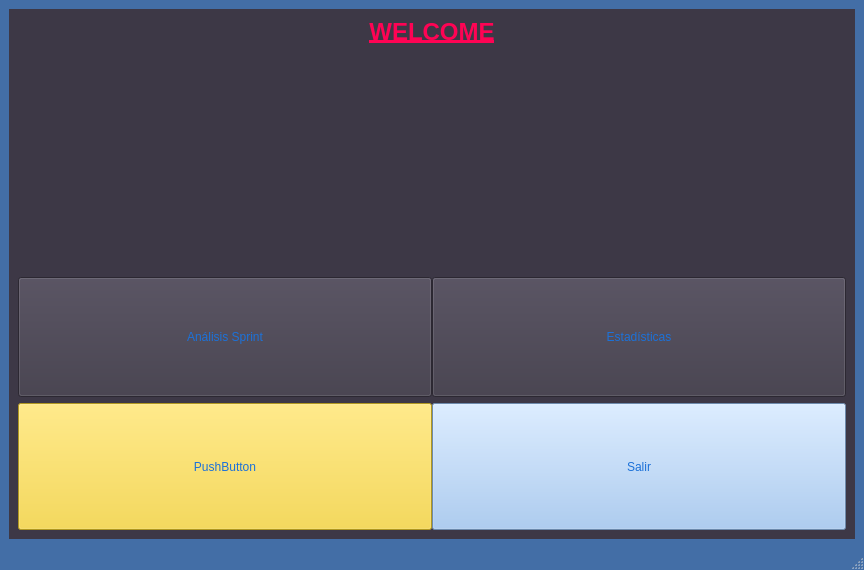
<?xml version="1.0" encoding="UTF-8"?>
<ui version="4.0">
 <class>VistaInicio</class>
 <widget class="QMainWindow" name="VistaInicio">
  <property name="geometry">
   <rect>
    <x>0</x>
    <y>0</y>
    <width>864</width>
    <height>570</height>
   </rect>
  </property>
  <property name="palette">
   <palette>
    <active>
     <colorrole role="WindowText">
      <brush brushstyle="SolidPattern">
       <color alpha="255">
        <red>28</red>
        <green>113</green>
        <blue>216</blue>
       </color>
      </brush>
     </colorrole>
     <colorrole role="Button">
      <brush brushstyle="SolidPattern">
       <color alpha="122">
        <red>64</red>
        <green>155</green>
        <blue>191</blue>
       </color>
      </brush>
     </colorrole>
     <colorrole role="Light">
      <brush brushstyle="SolidPattern">
       <color alpha="255">
        <red>100</red>
        <green>165</green>
        <blue>249</blue>
       </color>
      </brush>
     </colorrole>
     <colorrole role="Midlight">
      <brush brushstyle="SolidPattern">
       <color alpha="255">
        <red>83</red>
        <green>137</green>
        <blue>207</blue>
       </color>
      </brush>
     </colorrole>
     <colorrole role="Dark">
      <brush brushstyle="SolidPattern">
       <color alpha="255">
        <red>33</red>
        <green>55</green>
        <blue>83</blue>
       </color>
      </brush>
     </colorrole>
     <colorrole role="Mid">
      <brush brushstyle="SolidPattern">
       <color alpha="255">
        <red>45</red>
        <green>73</green>
        <blue>110</blue>
       </color>
      </brush>
     </colorrole>
     <colorrole role="Text">
      <brush brushstyle="SolidPattern">
       <color alpha="255">
        <red>28</red>
        <green>113</green>
        <blue>216</blue>
       </color>
      </brush>
     </colorrole>
     <colorrole role="BrightText">
      <brush brushstyle="SolidPattern">
       <color alpha="255">
        <red>255</red>
        <green>255</green>
        <blue>255</blue>
       </color>
      </brush>
     </colorrole>
     <colorrole role="ButtonText">
      <brush brushstyle="SolidPattern">
       <color alpha="255">
        <red>28</red>
        <green>113</green>
        <blue>216</blue>
       </color>
      </brush>
     </colorrole>
     <colorrole role="Base">
      <brush brushstyle="SolidPattern">
       <color alpha="255">
        <red>255</red>
        <green>255</green>
        <blue>255</blue>
       </color>
      </brush>
     </colorrole>
     <colorrole role="Window">
      <brush brushstyle="SolidPattern">
       <color alpha="255">
        <red>67</red>
        <green>110</green>
        <blue>166</blue>
       </color>
      </brush>
     </colorrole>
     <colorrole role="Shadow">
      <brush brushstyle="SolidPattern">
       <color alpha="255">
        <red>0</red>
        <green>0</green>
        <blue>0</blue>
       </color>
      </brush>
     </colorrole>
     <colorrole role="AlternateBase">
      <brush brushstyle="SolidPattern">
       <color alpha="255">
        <red>161</red>
        <green>182</green>
        <blue>210</blue>
       </color>
      </brush>
     </colorrole>
     <colorrole role="ToolTipBase">
      <brush brushstyle="SolidPattern">
       <color alpha="255">
        <red>255</red>
        <green>255</green>
        <blue>220</blue>
       </color>
      </brush>
     </colorrole>
     <colorrole role="ToolTipText">
      <brush brushstyle="SolidPattern">
       <color alpha="255">
        <red>0</red>
        <green>0</green>
        <blue>0</blue>
       </color>
      </brush>
     </colorrole>
     <colorrole role="PlaceholderText">
      <brush brushstyle="SolidPattern">
       <color alpha="255">
        <red>28</red>
        <green>113</green>
        <blue>216</blue>
       </color>
      </brush>
     </colorrole>
    </active>
    <inactive>
     <colorrole role="WindowText">
      <brush brushstyle="SolidPattern">
       <color alpha="255">
        <red>28</red>
        <green>113</green>
        <blue>216</blue>
       </color>
      </brush>
     </colorrole>
     <colorrole role="Button">
      <brush brushstyle="SolidPattern">
       <color alpha="122">
        <red>64</red>
        <green>155</green>
        <blue>191</blue>
       </color>
      </brush>
     </colorrole>
     <colorrole role="Light">
      <brush brushstyle="SolidPattern">
       <color alpha="255">
        <red>100</red>
        <green>165</green>
        <blue>249</blue>
       </color>
      </brush>
     </colorrole>
     <colorrole role="Midlight">
      <brush brushstyle="SolidPattern">
       <color alpha="255">
        <red>83</red>
        <green>137</green>
        <blue>207</blue>
       </color>
      </brush>
     </colorrole>
     <colorrole role="Dark">
      <brush brushstyle="SolidPattern">
       <color alpha="255">
        <red>33</red>
        <green>55</green>
        <blue>83</blue>
       </color>
      </brush>
     </colorrole>
     <colorrole role="Mid">
      <brush brushstyle="SolidPattern">
       <color alpha="255">
        <red>45</red>
        <green>73</green>
        <blue>110</blue>
       </color>
      </brush>
     </colorrole>
     <colorrole role="Text">
      <brush brushstyle="SolidPattern">
       <color alpha="255">
        <red>28</red>
        <green>113</green>
        <blue>216</blue>
       </color>
      </brush>
     </colorrole>
     <colorrole role="BrightText">
      <brush brushstyle="SolidPattern">
       <color alpha="255">
        <red>255</red>
        <green>255</green>
        <blue>255</blue>
       </color>
      </brush>
     </colorrole>
     <colorrole role="ButtonText">
      <brush brushstyle="SolidPattern">
       <color alpha="255">
        <red>28</red>
        <green>113</green>
        <blue>216</blue>
       </color>
      </brush>
     </colorrole>
     <colorrole role="Base">
      <brush brushstyle="SolidPattern">
       <color alpha="255">
        <red>255</red>
        <green>255</green>
        <blue>255</blue>
       </color>
      </brush>
     </colorrole>
     <colorrole role="Window">
      <brush brushstyle="SolidPattern">
       <color alpha="255">
        <red>67</red>
        <green>110</green>
        <blue>166</blue>
       </color>
      </brush>
     </colorrole>
     <colorrole role="Shadow">
      <brush brushstyle="SolidPattern">
       <color alpha="255">
        <red>0</red>
        <green>0</green>
        <blue>0</blue>
       </color>
      </brush>
     </colorrole>
     <colorrole role="AlternateBase">
      <brush brushstyle="SolidPattern">
       <color alpha="255">
        <red>161</red>
        <green>182</green>
        <blue>210</blue>
       </color>
      </brush>
     </colorrole>
     <colorrole role="ToolTipBase">
      <brush brushstyle="SolidPattern">
       <color alpha="255">
        <red>255</red>
        <green>255</green>
        <blue>220</blue>
       </color>
      </brush>
     </colorrole>
     <colorrole role="ToolTipText">
      <brush brushstyle="SolidPattern">
       <color alpha="255">
        <red>0</red>
        <green>0</green>
        <blue>0</blue>
       </color>
      </brush>
     </colorrole>
     <colorrole role="PlaceholderText">
      <brush brushstyle="SolidPattern">
       <color alpha="255">
        <red>28</red>
        <green>113</green>
        <blue>216</blue>
       </color>
      </brush>
     </colorrole>
    </inactive>
    <disabled>
     <colorrole role="WindowText">
      <brush brushstyle="SolidPattern">
       <color alpha="255">
        <red>28</red>
        <green>113</green>
        <blue>216</blue>
       </color>
      </brush>
     </colorrole>
     <colorrole role="Button">
      <brush brushstyle="SolidPattern">
       <color alpha="122">
        <red>64</red>
        <green>155</green>
        <blue>191</blue>
       </color>
      </brush>
     </colorrole>
     <colorrole role="Light">
      <brush brushstyle="SolidPattern">
       <color alpha="255">
        <red>100</red>
        <green>165</green>
        <blue>249</blue>
       </color>
      </brush>
     </colorrole>
     <colorrole role="Midlight">
      <brush brushstyle="SolidPattern">
       <color alpha="255">
        <red>83</red>
        <green>137</green>
        <blue>207</blue>
       </color>
      </brush>
     </colorrole>
     <colorrole role="Dark">
      <brush brushstyle="SolidPattern">
       <color alpha="255">
        <red>33</red>
        <green>55</green>
        <blue>83</blue>
       </color>
      </brush>
     </colorrole>
     <colorrole role="Mid">
      <brush brushstyle="SolidPattern">
       <color alpha="255">
        <red>45</red>
        <green>73</green>
        <blue>110</blue>
       </color>
      </brush>
     </colorrole>
     <colorrole role="Text">
      <brush brushstyle="SolidPattern">
       <color alpha="255">
        <red>28</red>
        <green>113</green>
        <blue>216</blue>
       </color>
      </brush>
     </colorrole>
     <colorrole role="BrightText">
      <brush brushstyle="SolidPattern">
       <color alpha="255">
        <red>255</red>
        <green>255</green>
        <blue>255</blue>
       </color>
      </brush>
     </colorrole>
     <colorrole role="ButtonText">
      <brush brushstyle="SolidPattern">
       <color alpha="255">
        <red>28</red>
        <green>113</green>
        <blue>216</blue>
       </color>
      </brush>
     </colorrole>
     <colorrole role="Base">
      <brush brushstyle="SolidPattern">
       <color alpha="255">
        <red>67</red>
        <green>110</green>
        <blue>166</blue>
       </color>
      </brush>
     </colorrole>
     <colorrole role="Window">
      <brush brushstyle="SolidPattern">
       <color alpha="255">
        <red>67</red>
        <green>110</green>
        <blue>166</blue>
       </color>
      </brush>
     </colorrole>
     <colorrole role="Shadow">
      <brush brushstyle="SolidPattern">
       <color alpha="255">
        <red>0</red>
        <green>0</green>
        <blue>0</blue>
       </color>
      </brush>
     </colorrole>
     <colorrole role="AlternateBase">
      <brush brushstyle="SolidPattern">
       <color alpha="255">
        <red>67</red>
        <green>110</green>
        <blue>166</blue>
       </color>
      </brush>
     </colorrole>
     <colorrole role="ToolTipBase">
      <brush brushstyle="SolidPattern">
       <color alpha="255">
        <red>255</red>
        <green>255</green>
        <blue>220</blue>
       </color>
      </brush>
     </colorrole>
     <colorrole role="ToolTipText">
      <brush brushstyle="SolidPattern">
       <color alpha="255">
        <red>0</red>
        <green>0</green>
        <blue>0</blue>
       </color>
      </brush>
     </colorrole>
     <colorrole role="PlaceholderText">
      <brush brushstyle="SolidPattern">
       <color alpha="255">
        <red>28</red>
        <green>113</green>
        <blue>216</blue>
       </color>
      </brush>
     </colorrole>
    </disabled>
   </palette>
  </property>
  <property name="windowTitle">
   <string>MainWindow</string>
  </property>
  <property name="autoFillBackground">
   <bool>true</bool>
  </property>
  <property name="styleSheet">
   <string notr="true">color: rgb(28, 113, 216);
</string>
  </property>
  <widget class="QWidget" name="centralwidget">
   <property name="styleSheet">
    <string notr="true"/>
   </property>
   <layout class="QVBoxLayout" name="verticalLayout_3">
    <item>
     <widget class="QWidget" name="widget" native="true">
      <property name="autoFillBackground">
       <bool>false</bool>
      </property>
      <property name="styleSheet">
       <string notr="true">background-color: rgb(61, 56, 70);</string>
      </property>
      <layout class="QVBoxLayout" name="verticalLayout_2">
       <item>
        <widget class="QLabel" name="welcome">
         <property name="sizePolicy">
          <sizepolicy hsizetype="Preferred" vsizetype="Expanding">
           <horstretch>0</horstretch>
           <verstretch>0</verstretch>
          </sizepolicy>
         </property>
         <property name="autoFillBackground">
          <bool>false</bool>
         </property>
         <property name="styleSheet">
          <string notr="true">background-image: url(:/hola/Captura desde 2024-04-06 18-51-22.png);</string>
         </property>
         <property name="frameShape">
          <enum>QFrame::NoFrame</enum>
         </property>
         <property name="text">
          <string>&lt;html&gt;&lt;head/&gt;&lt;body&gt;&lt;p align=&quot;center&quot;&gt;&lt;span style=&quot; font-size:18pt; font-weight:600; text-decoration: underline; color:#ff0354;&quot;&gt;WELCOME&lt;/span&gt;&lt;/p&gt;&lt;/body&gt;&lt;/html&gt;</string>
         </property>
         <property name="scaledContents">
          <bool>false</bool>
         </property>
         <property name="alignment">
          <set>Qt::AlignLeading|Qt::AlignLeft|Qt::AlignTop</set>
         </property>
         <property name="margin">
          <number>13</number>
         </property>
        </widget>
       </item>
       <item>
        <layout class="QVBoxLayout" name="verticalLayout">
         <item>
          <layout class="QHBoxLayout" name="horizontalLayout">
           <property name="spacing">
            <number>0</number>
           </property>
           <item>
            <widget class="QPushButton" name="sprintAnalysisButton">
             <property name="sizePolicy">
              <sizepolicy hsizetype="Minimum" vsizetype="Expanding">
               <horstretch>0</horstretch>
               <verstretch>0</verstretch>
              </sizepolicy>
             </property>
             <property name="maximumSize">
              <size>
               <width>16777215</width>
               <height>120</height>
              </size>
             </property>
             <property name="palette">
              <palette>
               <active>
                <colorrole role="WindowText">
                 <brush brushstyle="SolidPattern">
                  <color alpha="255">
                   <red>28</red>
                   <green>113</green>
                   <blue>216</blue>
                  </color>
                 </brush>
                </colorrole>
                <colorrole role="Button">
                 <brush brushstyle="SolidPattern">
                  <color alpha="255">
                   <red>61</red>
                   <green>56</green>
                   <blue>70</blue>
                  </color>
                 </brush>
                </colorrole>
                <colorrole role="Text">
                 <brush brushstyle="SolidPattern">
                  <color alpha="255">
                   <red>28</red>
                   <green>113</green>
                   <blue>216</blue>
                  </color>
                 </brush>
                </colorrole>
                <colorrole role="ButtonText">
                 <brush brushstyle="SolidPattern">
                  <color alpha="255">
                   <red>28</red>
                   <green>113</green>
                   <blue>216</blue>
                  </color>
                 </brush>
                </colorrole>
                <colorrole role="Base">
                 <brush brushstyle="SolidPattern">
                  <color alpha="255">
                   <red>61</red>
                   <green>56</green>
                   <blue>70</blue>
                  </color>
                 </brush>
                </colorrole>
                <colorrole role="Window">
                 <brush brushstyle="SolidPattern">
                  <color alpha="255">
                   <red>61</red>
                   <green>56</green>
                   <blue>70</blue>
                  </color>
                 </brush>
                </colorrole>
                <colorrole role="PlaceholderText">
                 <brush brushstyle="SolidPattern">
                  <color alpha="255">
                   <red>28</red>
                   <green>113</green>
                   <blue>216</blue>
                  </color>
                 </brush>
                </colorrole>
               </active>
               <inactive>
                <colorrole role="WindowText">
                 <brush brushstyle="SolidPattern">
                  <color alpha="255">
                   <red>28</red>
                   <green>113</green>
                   <blue>216</blue>
                  </color>
                 </brush>
                </colorrole>
                <colorrole role="Button">
                 <brush brushstyle="SolidPattern">
                  <color alpha="255">
                   <red>61</red>
                   <green>56</green>
                   <blue>70</blue>
                  </color>
                 </brush>
                </colorrole>
                <colorrole role="Text">
                 <brush brushstyle="SolidPattern">
                  <color alpha="255">
                   <red>28</red>
                   <green>113</green>
                   <blue>216</blue>
                  </color>
                 </brush>
                </colorrole>
                <colorrole role="ButtonText">
                 <brush brushstyle="SolidPattern">
                  <color alpha="255">
                   <red>28</red>
                   <green>113</green>
                   <blue>216</blue>
                  </color>
                 </brush>
                </colorrole>
                <colorrole role="Base">
                 <brush brushstyle="SolidPattern">
                  <color alpha="255">
                   <red>61</red>
                   <green>56</green>
                   <blue>70</blue>
                  </color>
                 </brush>
                </colorrole>
                <colorrole role="Window">
                 <brush brushstyle="SolidPattern">
                  <color alpha="255">
                   <red>61</red>
                   <green>56</green>
                   <blue>70</blue>
                  </color>
                 </brush>
                </colorrole>
                <colorrole role="PlaceholderText">
                 <brush brushstyle="SolidPattern">
                  <color alpha="255">
                   <red>28</red>
                   <green>113</green>
                   <blue>216</blue>
                  </color>
                 </brush>
                </colorrole>
               </inactive>
               <disabled>
                <colorrole role="WindowText">
                 <brush brushstyle="SolidPattern">
                  <color alpha="255">
                   <red>28</red>
                   <green>113</green>
                   <blue>216</blue>
                  </color>
                 </brush>
                </colorrole>
                <colorrole role="Button">
                 <brush brushstyle="SolidPattern">
                  <color alpha="255">
                   <red>61</red>
                   <green>56</green>
                   <blue>70</blue>
                  </color>
                 </brush>
                </colorrole>
                <colorrole role="Text">
                 <brush brushstyle="SolidPattern">
                  <color alpha="255">
                   <red>28</red>
                   <green>113</green>
                   <blue>216</blue>
                  </color>
                 </brush>
                </colorrole>
                <colorrole role="ButtonText">
                 <brush brushstyle="SolidPattern">
                  <color alpha="255">
                   <red>28</red>
                   <green>113</green>
                   <blue>216</blue>
                  </color>
                 </brush>
                </colorrole>
                <colorrole role="Base">
                 <brush brushstyle="SolidPattern">
                  <color alpha="255">
                   <red>61</red>
                   <green>56</green>
                   <blue>70</blue>
                  </color>
                 </brush>
                </colorrole>
                <colorrole role="Window">
                 <brush brushstyle="SolidPattern">
                  <color alpha="255">
                   <red>61</red>
                   <green>56</green>
                   <blue>70</blue>
                  </color>
                 </brush>
                </colorrole>
                <colorrole role="PlaceholderText">
                 <brush brushstyle="SolidPattern">
                  <color alpha="255">
                   <red>28</red>
                   <green>113</green>
                   <blue>216</blue>
                  </color>
                 </brush>
                </colorrole>
               </disabled>
              </palette>
             </property>
             <property name="font">
              <font>
               <family>Ubuntu</family>
              </font>
             </property>
             <property name="focusPolicy">
              <enum>Qt::NoFocus</enum>
             </property>
             <property name="contextMenuPolicy">
              <enum>Qt::NoContextMenu</enum>
             </property>
             <property name="acceptDrops">
              <bool>false</bool>
             </property>
             <property name="autoFillBackground">
              <bool>false</bool>
             </property>
             <property name="styleSheet">
              <string notr="true">border-image: url(:/hola/Boton analisys_hover.png);</string>
             </property>
             <property name="inputMethodHints">
              <set>Qt::ImhNone</set>
             </property>
             <property name="text">
              <string>Análisis Sprint</string>
             </property>
             <property name="checkable">
              <bool>false</bool>
             </property>
             <property name="checked">
              <bool>false</bool>
             </property>
             <property name="autoRepeat">
              <bool>false</bool>
             </property>
             <property name="autoExclusive">
              <bool>false</bool>
             </property>
             <property name="autoDefault">
              <bool>false</bool>
             </property>
             <property name="default">
              <bool>false</bool>
             </property>
             <property name="flat">
              <bool>false</bool>
             </property>
            </widget>
           </item>
           <item>
            <widget class="QPushButton" name="statsButton">
             <property name="sizePolicy">
              <sizepolicy hsizetype="Preferred" vsizetype="Expanding">
               <horstretch>0</horstretch>
               <verstretch>0</verstretch>
              </sizepolicy>
             </property>
             <property name="maximumSize">
              <size>
               <width>16777215</width>
               <height>120</height>
              </size>
             </property>
             <property name="mouseTracking">
              <bool>true</bool>
             </property>
             <property name="tabletTracking">
              <bool>true</bool>
             </property>
             <property name="focusPolicy">
              <enum>Qt::StrongFocus</enum>
             </property>
             <property name="accessibleName">
              <string/>
             </property>
             <property name="autoFillBackground">
              <bool>false</bool>
             </property>
             <property name="styleSheet">
              <string notr="true">border-image: url(:/hola/Boton estasdistcas_hover.png);</string>
             </property>
             <property name="text">
              <string>Estadísticas</string>
             </property>
             <property name="flat">
              <bool>false</bool>
             </property>
            </widget>
           </item>
          </layout>
         </item>
         <item>
          <layout class="QHBoxLayout" name="horizontalLayout_2">
           <property name="spacing">
            <number>0</number>
           </property>
           <item>
            <widget class="QPushButton" name="pushButton">
             <property name="sizePolicy">
              <sizepolicy hsizetype="Minimum" vsizetype="Expanding">
               <horstretch>0</horstretch>
               <verstretch>0</verstretch>
              </sizepolicy>
             </property>
             <property name="styleSheet">
              <string notr="true">background-color: rgb(246, 211, 45);</string>
             </property>
             <property name="text">
              <string>PushButton</string>
             </property>
            </widget>
           </item>
           <item>
            <widget class="QPushButton" name="exitButton">
             <property name="sizePolicy">
              <sizepolicy hsizetype="Minimum" vsizetype="Expanding">
               <horstretch>0</horstretch>
               <verstretch>0</verstretch>
              </sizepolicy>
             </property>
             <property name="palette">
              <palette>
               <active>
                <colorrole role="WindowText">
                 <brush brushstyle="SolidPattern">
                  <color alpha="255">
                   <red>28</red>
                   <green>113</green>
                   <blue>216</blue>
                  </color>
                 </brush>
                </colorrole>
                <colorrole role="Button">
                 <brush brushstyle="SolidPattern">
                  <color alpha="255">
                   <red>153</red>
                   <green>193</green>
                   <blue>241</blue>
                  </color>
                 </brush>
                </colorrole>
                <colorrole role="Text">
                 <brush brushstyle="SolidPattern">
                  <color alpha="255">
                   <red>28</red>
                   <green>113</green>
                   <blue>216</blue>
                  </color>
                 </brush>
                </colorrole>
                <colorrole role="ButtonText">
                 <brush brushstyle="SolidPattern">
                  <color alpha="255">
                   <red>28</red>
                   <green>113</green>
                   <blue>216</blue>
                  </color>
                 </brush>
                </colorrole>
                <colorrole role="Base">
                 <brush brushstyle="SolidPattern">
                  <color alpha="255">
                   <red>153</red>
                   <green>193</green>
                   <blue>241</blue>
                  </color>
                 </brush>
                </colorrole>
                <colorrole role="Window">
                 <brush brushstyle="SolidPattern">
                  <color alpha="255">
                   <red>153</red>
                   <green>193</green>
                   <blue>241</blue>
                  </color>
                 </brush>
                </colorrole>
                <colorrole role="PlaceholderText">
                 <brush brushstyle="SolidPattern">
                  <color alpha="255">
                   <red>28</red>
                   <green>113</green>
                   <blue>216</blue>
                  </color>
                 </brush>
                </colorrole>
               </active>
               <inactive>
                <colorrole role="WindowText">
                 <brush brushstyle="SolidPattern">
                  <color alpha="255">
                   <red>28</red>
                   <green>113</green>
                   <blue>216</blue>
                  </color>
                 </brush>
                </colorrole>
                <colorrole role="Button">
                 <brush brushstyle="SolidPattern">
                  <color alpha="255">
                   <red>153</red>
                   <green>193</green>
                   <blue>241</blue>
                  </color>
                 </brush>
                </colorrole>
                <colorrole role="Text">
                 <brush brushstyle="SolidPattern">
                  <color alpha="255">
                   <red>28</red>
                   <green>113</green>
                   <blue>216</blue>
                  </color>
                 </brush>
                </colorrole>
                <colorrole role="ButtonText">
                 <brush brushstyle="SolidPattern">
                  <color alpha="255">
                   <red>28</red>
                   <green>113</green>
                   <blue>216</blue>
                  </color>
                 </brush>
                </colorrole>
                <colorrole role="Base">
                 <brush brushstyle="SolidPattern">
                  <color alpha="255">
                   <red>153</red>
                   <green>193</green>
                   <blue>241</blue>
                  </color>
                 </brush>
                </colorrole>
                <colorrole role="Window">
                 <brush brushstyle="SolidPattern">
                  <color alpha="255">
                   <red>153</red>
                   <green>193</green>
                   <blue>241</blue>
                  </color>
                 </brush>
                </colorrole>
                <colorrole role="PlaceholderText">
                 <brush brushstyle="SolidPattern">
                  <color alpha="255">
                   <red>28</red>
                   <green>113</green>
                   <blue>216</blue>
                  </color>
                 </brush>
                </colorrole>
               </inactive>
               <disabled>
                <colorrole role="WindowText">
                 <brush brushstyle="SolidPattern">
                  <color alpha="255">
                   <red>28</red>
                   <green>113</green>
                   <blue>216</blue>
                  </color>
                 </brush>
                </colorrole>
                <colorrole role="Button">
                 <brush brushstyle="SolidPattern">
                  <color alpha="255">
                   <red>153</red>
                   <green>193</green>
                   <blue>241</blue>
                  </color>
                 </brush>
                </colorrole>
                <colorrole role="Text">
                 <brush brushstyle="SolidPattern">
                  <color alpha="255">
                   <red>28</red>
                   <green>113</green>
                   <blue>216</blue>
                  </color>
                 </brush>
                </colorrole>
                <colorrole role="ButtonText">
                 <brush brushstyle="SolidPattern">
                  <color alpha="255">
                   <red>28</red>
                   <green>113</green>
                   <blue>216</blue>
                  </color>
                 </brush>
                </colorrole>
                <colorrole role="Base">
                 <brush brushstyle="SolidPattern">
                  <color alpha="255">
                   <red>153</red>
                   <green>193</green>
                   <blue>241</blue>
                  </color>
                 </brush>
                </colorrole>
                <colorrole role="Window">
                 <brush brushstyle="SolidPattern">
                  <color alpha="255">
                   <red>153</red>
                   <green>193</green>
                   <blue>241</blue>
                  </color>
                 </brush>
                </colorrole>
                <colorrole role="PlaceholderText">
                 <brush brushstyle="SolidPattern">
                  <color alpha="255">
                   <red>28</red>
                   <green>113</green>
                   <blue>216</blue>
                  </color>
                 </brush>
                </colorrole>
               </disabled>
              </palette>
             </property>
             <property name="mouseTracking">
              <bool>false</bool>
             </property>
             <property name="styleSheet">
              <string notr="true">background-color: rgb(153, 193, 241);</string>
             </property>
             <property name="text">
              <string>Salir</string>
             </property>
             <property name="autoDefault">
              <bool>false</bool>
             </property>
             <property name="default">
              <bool>false</bool>
             </property>
             <property name="flat">
              <bool>false</bool>
             </property>
            </widget>
           </item>
          </layout>
         </item>
        </layout>
       </item>
      </layout>
     </widget>
    </item>
   </layout>
  </widget>
  <widget class="QMenuBar" name="menubar">
   <property name="geometry">
    <rect>
     <x>0</x>
     <y>0</y>
     <width>864</width>
     <height>22</height>
    </rect>
   </property>
  </widget>
  <widget class="QStatusBar" name="statusbar"/>
 </widget>
 <resources>
  <include location="../../resource.qrc"/>
 </resources>
 <connections/>
</ui>
